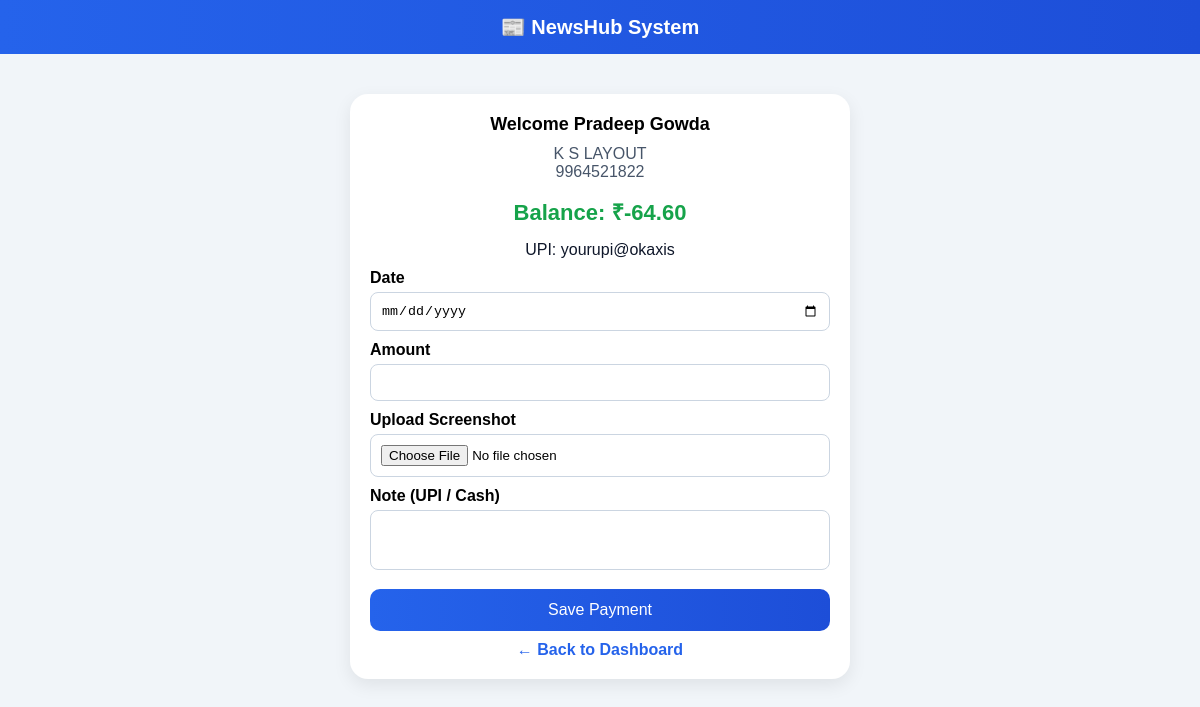
The app's page /make-payment/ (signed in) with its own data.
### core/models.py (models this page shows, shortened)
class Vendor(models.Model):
    name = models.CharField(max_length=100)
    phone = models.CharField(max_length=15, unique=True)
    password = models.CharField(max_length=100, default="demo")
    area = models.ForeignKey(Area, on_delete=models.CASCADE)
    opening_balance = models.DecimalField(max_digits=10, decimal_places=2, default=0)
    is_active = models.BooleanField(default=True)

class Area(models.Model):
    name = models.CharField(max_length=100, unique=True)

### core/views.py (the view, shortened to what this page needs)
# urls.py: path('make-payment/', views.make_payment, name='make_payment'),
def make_payment(request):
    vendor_id = request.session.get("vendor_id")
    if not vendor_id:
        return redirect("vendor_login")
    vendor = get_object_or_404(Vendor, id=vendor_id)
    indents = DailyIndent.objects.filter(vendor=vendor)
    payments = VendorPayment.objects.filter(vendor=vendor)
    balance = Decimal(vendor.opening_balance)
    for indent in indents:
        balance += indent.calculate_amount()
    for payment in payments:
        balance -= payment.amount
    return render(request, "core/make_payment.html", {
        "vendor": vendor,
        "balance": balance,
        "upi_id": "yourupi@okaxis",
    })

### core/templates/core/make_payment.html (shortened to what this page needs)
<!DOCTYPE html>
<html>
<head>
</head>
<body>
<div class="header">
    📰 NewsHub System
</div>
<div class="container">
    <div class="card">
        <div class="title">Welcome {{ vendor.name }}</div>
        <div class="info">{{ vendor.area.name }}</div>
        <div class="info">{{ vendor.phone }}</div>
        <div class="balance">Balance: ₹{{ balance }}</div>
        <div class="upi">UPI: {{ upi_id }}</div>
        <form method="POST" enctype="multipart/form-data">
            <label>Date</label>
            <input type="date" name="date" required>
            <label>Amount</label>
            <input type="number" name="amount" required>
            <label>Upload Screenshot</label>
            <input type="file" name="screenshot">
            <label>Note (UPI / Cash)</label>
            <textarea name="note"></textarea>
            <button type="submit" class="btn">Save Payment</button>
        </form>
        <a href="/vendor-dashboard/" class="back">← Back to Dashboard</a>
    </div>
</div>
</body>
</html>

### core/templates/core/make_payment.html (style rules this page uses)
body { font-family: Arial, sans-serif; background: #f1f5f9; margin: 0; }
.header { background: linear-gradient(90deg, #2563eb, #1d4ed8); color: white; padding: 15px; text-align: center; font-size: 20px; font-weight: bold; }
.container { max-width: 500px; margin: 25px auto; padding: 15px; }
.card { background: white; padding: 20px; border-radius: 18px; box-shadow: 0 6px 18px rgba(0,0,0,0.08); }
.title { font-size: 18px; font-weight: bold; text-align: center; margin-bottom: 10px; }
.info { text-align: center; color: #475569; }
.balance { text-align: center; font-size: 22px; color: #16a34a; font-weight: bold; margin: 15px 0; }
label { font-weight: bold; display: block; margin-top: 10px; }
input, textarea { width: 100%; padding: 10px; margin-top: 5px; border: 1px solid #cbd5e1; border-radius: 8px; box-sizing: border-box; }
textarea { resize: none; height: 60px; }
.btn { width: 100%; padding: 12px; margin-top: 15px; background: linear-gradient(90deg, #2563eb, #1d4ed8); color: white; border: none; border-radius: 10px; font-size: 16px; cursor: pointer; }
.back { display: block; margin-top: 10px; text-align: center; text-decoration: none; color: #2563eb; font-weight: bold; }
.upi { text-align: center; margin: 10px 0; color: #0f172a; }

### records on screen
Vendor: name "Pradeep Gowda", area.name "K S LAYOUT", phone "9964521822"

### other values on screen
{{ balance }} "-64.60"
{{ upi_id }} "yourupi@okaxis"
